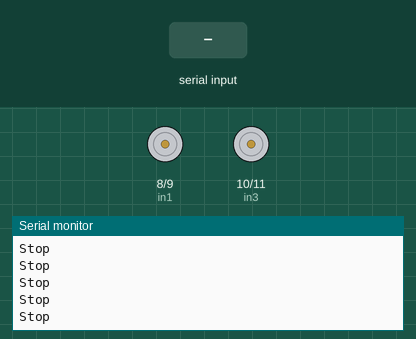
Simulated run of this sketch. Board: Arduino Uno, built with avr-gcc and run on an emulated ATmega328P. Parts: motor-driver pin pairs drawn as motors (green arrow = first pin HIGH = forward, orange = second pin HIGH = backward, longer = more drive, scaled by the enable pin), the last lines printed to the serial monitor. The test bench sets the inputs (shaded band).

Above: at 1.2 s.
1.3 s: ":\n" received over the second serial link
2.8 s: "Z\n" received over the second serial link
At 3.9 s:
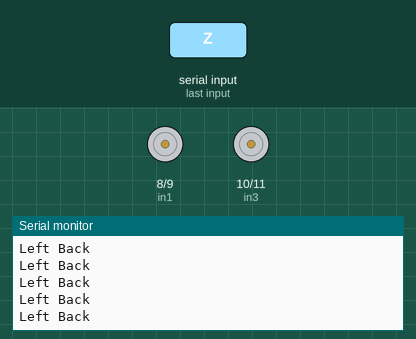
4.3 s: "B\n" received over the second serial link
At 5.3 s:
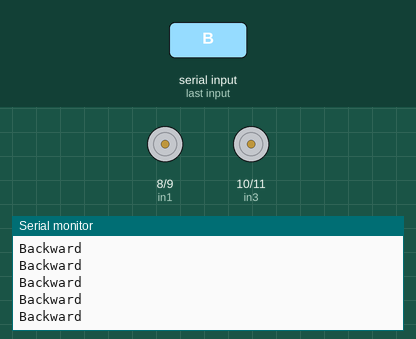
5.8 s: "C\n" received over the second serial link
At 6.7 s:
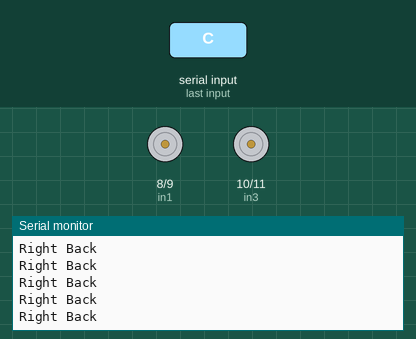
7.3 s: "Q90\n" received over the second serial link
At 7.8 s:
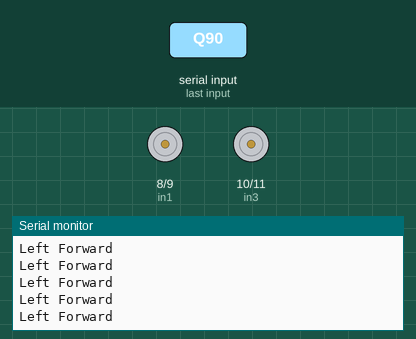
8.8 s: "F90\n" received over the second serial link
At 9.9 s:
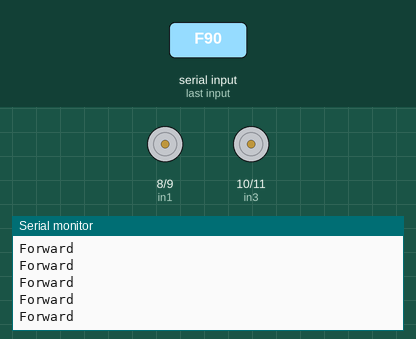

The sketch:

WiFi_Joystick_Arduino_Code.ino
```cpp
#include <SoftwareSerial.h>

#define enA 5
#define enB 6
#define in1 8
#define in2 9
#define in3 10
#define in4 11

SoftwareSerial sw (3, 2);

boolean haveNewData = false;

int spd = 6;
int idx = 0;

char buff[10];
char termChar = '\n';
char data = ' ';

void setup() {
  Serial.begin(9600);
  sw.begin(9600);

  pinMode(enA, OUTPUT);
  pinMode(enB, OUTPUT);
  pinMode(in1, OUTPUT);
  pinMode(in2, OUTPUT);
  pinMode(in3, OUTPUT);
  pinMode(in4, OUTPUT);
}

void loop() {
  readSerial();
  if(haveNewData)
    processNewData();

  if(buff[0] == ':')
  {
    String data(buff);
    spd = data.substring(1).toInt();
  }

  run_car(buff[0], spd);
}

void readSerial()
{
  if(sw.available() > 0)
  {
    data = sw.read();
    if(data != termChar)
    {
      buff[idx++] = data;
    }
    else
    {
      buff[idx] = '\0';
      idx = 0;
      haveNewData = true;
    }
  }
}

void processNewData()
{
  Serial.print("Data : ");
  Serial.println(buff[0]);
  Serial.print("Speed : ");Serial.println(spd);
  haveNewData = false;
}

void run_car(char state, int setSpd)
{
  int mapSpd = map(setSpd, 0, 10, 0, 255);

  analogWrite(enA, mapSpd);
  analogWrite(enB, mapSpd);

    if(state == 'Q'){
      Soft_LF();
      Serial.println("Left Forward");
    }
    else if(state == 'F'){
      Forward();
      Serial.println("Forward");
    }
    else if(state == 'E'){
      Soft_RF();
     Serial.println("Right Forward");
    }
    else if(state == 'L'){
      Left();
      Serial.println("Left");
    }
    else if(state == 'R'){
      Right();
      Serial.println("Right");
    }
    else if(state == 'Z'){
      Soft_LB();
      Serial.println("Left Back");
    }
    else if(state == 'B'){
      Backward();
      Serial.println("Backward");
    }
    else if(state == 'C'){
      Soft_RB();
      Serial.println("Right Back");
    }
    else{
      Stop();
      Serial.println("Stop");
    }
}

void Forward()
{
  digitalWrite(in1,HIGH);
  digitalWrite(in2,LOW);
  digitalWrite(in3,HIGH);
  digitalWrite(in4,LOW);
}

void Backward()
{
  digitalWrite(in1,LOW);
  digitalWrite(in2,HIGH);
  digitalWrite(in3,LOW);
  digitalWrite(in4,HIGH);
}

void Right()
{
  digitalWrite(in1,LOW);
  digitalWrite(in2,HIGH);
  digitalWrite(in3,HIGH);
  digitalWrite(in4,LOW);
}

void Left()
{
  digitalWrite(in1,HIGH);
  digitalWrite(in2,LOW);
  digitalWrite(in3,LOW);
  digitalWrite(in4,HIGH);
}

void Stop()
{
  digitalWrite(in1,LOW);
  digitalWrite(in2,LOW);
  digitalWrite(in3,LOW);
  digitalWrite(in4,LOW);
}

void Soft_LF()
{
  digitalWrite(in1,HIGH);
  digitalWrite(in2,LOW);
  digitalWrite(in3,LOW);
  digitalWrite(in4,LOW);
}

void Soft_RF()
{
  digitalWrite(in1,LOW);
  digitalWrite(in2,LOW);
  digitalWrite(in3,HIGH);
  digitalWrite(in4,LOW);
}

void Soft_LB()
{
  digitalWrite(in1,LOW);
  digitalWrite(in2,HIGH);
  digitalWrite(in3,LOW);
  digitalWrite(in4,LOW);
}

void Soft_RB()
{
  digitalWrite(in1,LOW);
  digitalWrite(in2,LOW);
  digitalWrite(in3,LOW);
  digitalWrite(in4,HIGH);
}
```

Measured:
- after the input at 2.8 s, the serial monitor: prints a new line after 0.07 s (image 1)
- after the input at 4.3 s, the serial monitor: prints a new line after 0.08 s (image 2)
- after the input at 5.8 s, the serial monitor: prints a new line after 0.08 s (image 3)
- after the input at 7.3 s, the serial monitor: prints a new line after 0.07 s (image 4)
- after the input at 8.8 s, the serial monitor: prints a new line after 0.08 s (image 5)
